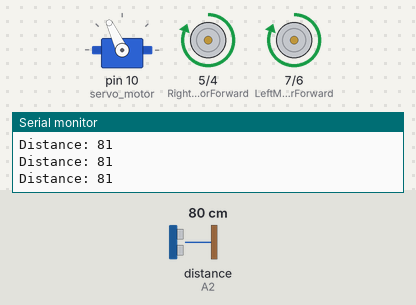
The sketch below on a simulated Arduino Uno, built with avr-gcc and run on an emulated ATmega328P. On the bench: servo, motor-driver pin pairs drawn as motors (green arrow = first pin HIGH = forward, orange = second pin HIGH = backward, longer = more drive), the last lines printed to the serial monitor. The test bench sets the inputs (shaded band); at power-on: distance to the obstacle (sensor on A2) 80 cm. The echo pulse lasts 58.3 µs per cm.

Above: at 3.2 s.
3.3 s: distance to the obstacle (sensor on A2) set to 53 cm
4.8 s: distance to the obstacle (sensor on A2) set to 47 cm
At 6.3 s:
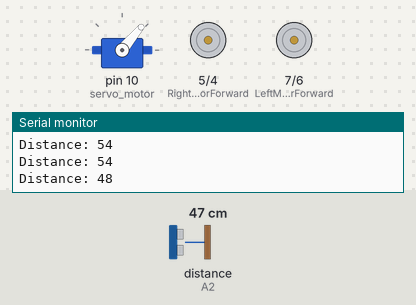
7.8 s: distance to the obstacle (sensor on A2) set to 60 cm
At 7.9 s:
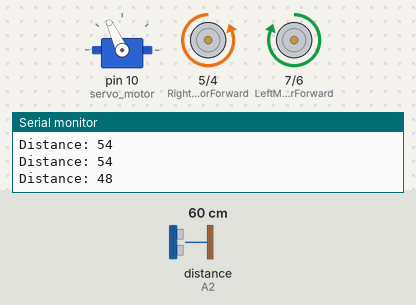
9.6 s: distance to the obstacle (sensor on A2) set to 2 cm
At 12.1 s:
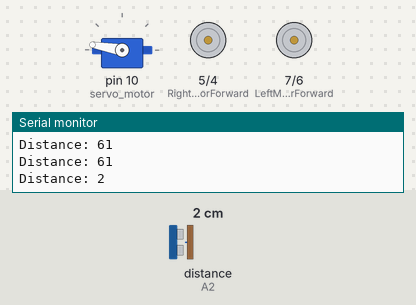
Timing chart, 0 to 13.6 s (numbered marks = the images above; inputs shaded):
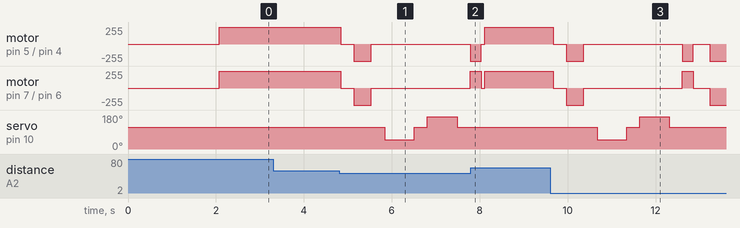

The sketch:

obstacle_avoider.ino
```cpp
#include <Servo.h>
#include <NewPing.h>


const int LeftMotorForward = 7;
const int LeftMotorBackward = 6;
const int RightMotorForward = 5;
const int RightMotorBackward = 4;

#define trig_pin A1
#define echo_pin A2
#define maximum_distance 200

boolean goesForward = false;
int distance = 100;

NewPing sonar(trig_pin, echo_pin, maximum_distance);
Servo servo_motor;

void setup() {
  pinMode(RightMotorForward, OUTPUT);
  pinMode(LeftMotorForward, OUTPUT);
  pinMode(LeftMotorBackward, OUTPUT);
  pinMode(RightMotorBackward, OUTPUT);

  servo_motor.attach(10);
  servo_motor.write(115);
  delay(2000);

  Serial.begin(9600);  // Initialize serial communication
}

void loop() {
  int distanceRight = 0;
  int distanceLeft = 0;

  distance = readPing();
  Serial.print("Distance: ");
  Serial.println(distance);
  int speed = 20;
  if (distance <= 50) {
    moveStop();
    delay(300);
    moveBackward();
    delay(400);
    moveStop();
    delay(300);
    distanceRight = lookRight();
    delay(300);
    distanceLeft = lookLeft();
    delay(300);

    if (distanceRight >= distanceLeft) {
      turnRight();
    } else {
      turnLeft();
    }
    moveStop();
  } else {
    moveForward();
  }
}

// ... (rest of your code remains the same)

int lookRight() {
  servo_motor.write(50);
  delay(500);
  int distance = readPing();
  delay(100);
  servo_motor.write(115);
  return distance;
}

int lookLeft() {
  servo_motor.write(170);
  delay(500);
  int distance = readPing();
  delay(100);
  servo_motor.write(115);
  return distance;
}

int readPing() {
  delay(70);
  int cm = sonar.ping_cm();
  if (cm == 0) {
    cm = 250;
  }
  return cm;
}

void moveStop() {
  digitalWrite(RightMotorForward, LOW);
  digitalWrite(LeftMotorForward, LOW);
  digitalWrite(RightMotorBackward, LOW);
  digitalWrite(LeftMotorBackward, LOW);
}

void moveForward() {
  digitalWrite(LeftMotorForward, HIGH);
  digitalWrite(RightMotorForward, HIGH);
  digitalWrite(LeftMotorBackward, LOW);
  digitalWrite(RightMotorBackward, LOW);
}

void moveBackward() {
  digitalWrite(LeftMotorBackward, HIGH);
  digitalWrite(RightMotorBackward, HIGH);
  digitalWrite(LeftMotorForward, LOW);
  digitalWrite(RightMotorForward, LOW);
}

void turnRight() {
  digitalWrite(LeftMotorForward, HIGH);
  digitalWrite(RightMotorBackward, HIGH);
  digitalWrite(LeftMotorBackward, LOW);
  digitalWrite(RightMotorForward, LOW);
  delay(250);
  moveStop();
}

void turnLeft() {
  digitalWrite(LeftMotorBackward, HIGH);
  digitalWrite(RightMotorForward, HIGH);
  digitalWrite(LeftMotorForward, LOW);
  digitalWrite(RightMotorBackward, LOW);
  delay(250);
  moveStop();
}
```

Measured:
- the behaviour switches between 50 and 49 cm on distance to the obstacle (sensor on A2) (found by bisection; images 0 and 1)
- after the input at 7.8 s, servo on pin 10 (servo_motor): stays 115° (without the input it goes to 50° after 1.3 s)
